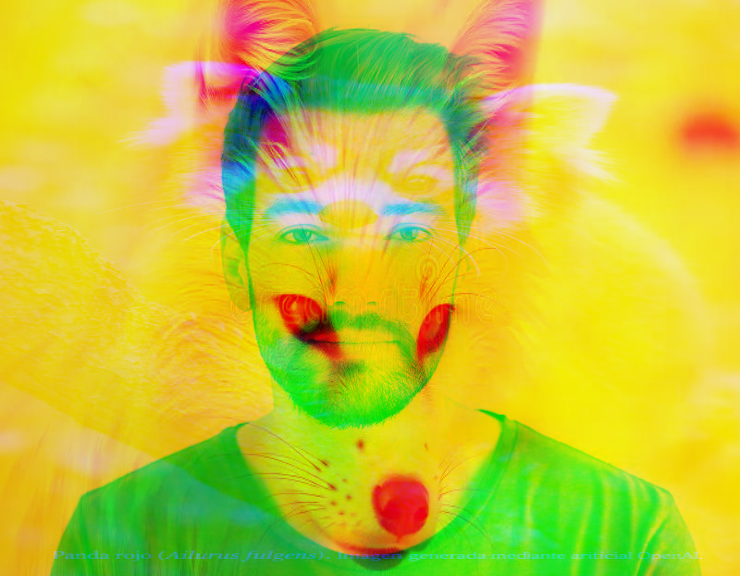
#> input picture Lab07ProcesamientoImagenes/resultados/2_combinada.png, 740 x 576 px
$ python ejercicio3.py
#> lines starting #> are read from the running program, lines starting #| are printed output that depends on the picture
import cv2

# cargar la imagen combinada del ejercicio anterior
combinada = cv2.imread('../resultados/2_combinada.png')
#> combinada is the input picture: shape (576, 740, 3); mean B, G, R 53.3, 198.1, 198.1

# negativo: invertir cada valor de color (255 - valor)
negativo = 255 - combinada
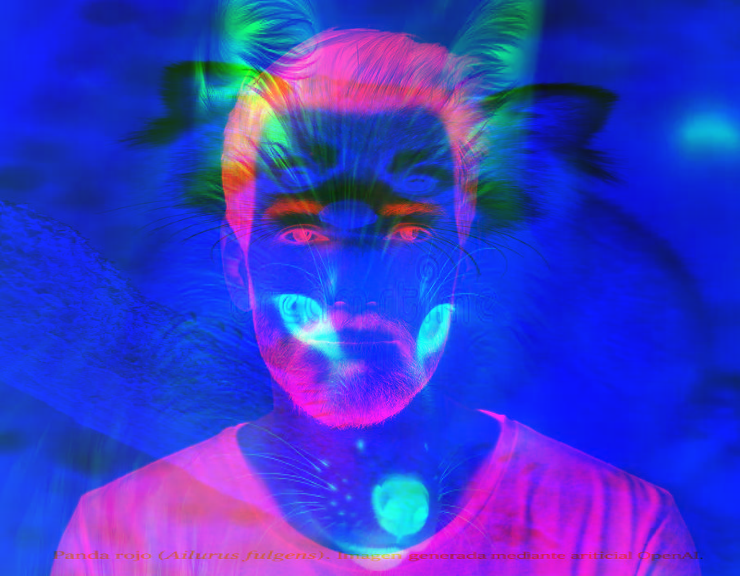
#> negativo: shape (576, 740, 3); mean B, G, R 201.7, 56.9, 56.9
cv2.imwrite('../resultados/3_negativo.png', negativo)
print(f'Negativo creado: {negativo.shape[1]}x{negativo.shape[0]}')
#| Negativo creado: 740x576

# escala de grises: convertir de BGR a un solo canal de intensidad
grises = cv2.cvtColor(combinada, cv2.COLOR_BGR2GRAY)
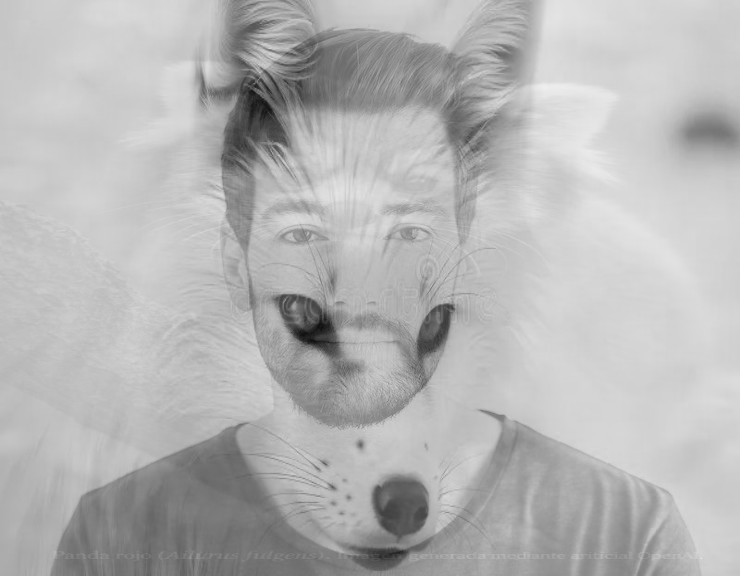
#> grises: shape (576, 740); min 16, max 239, mean 181.6
cv2.imwrite('../resultados/3_grises.png', grises)
print(f'Escala de grises creada: {grises.shape[1]}x{grises.shape[0]}')
#| Escala de grises creada: 740x576
print(f'Canales original: {combinada.shape[2]} -> Canales grises: 1')
#| Canales original: 3 -> Canales grises: 1
